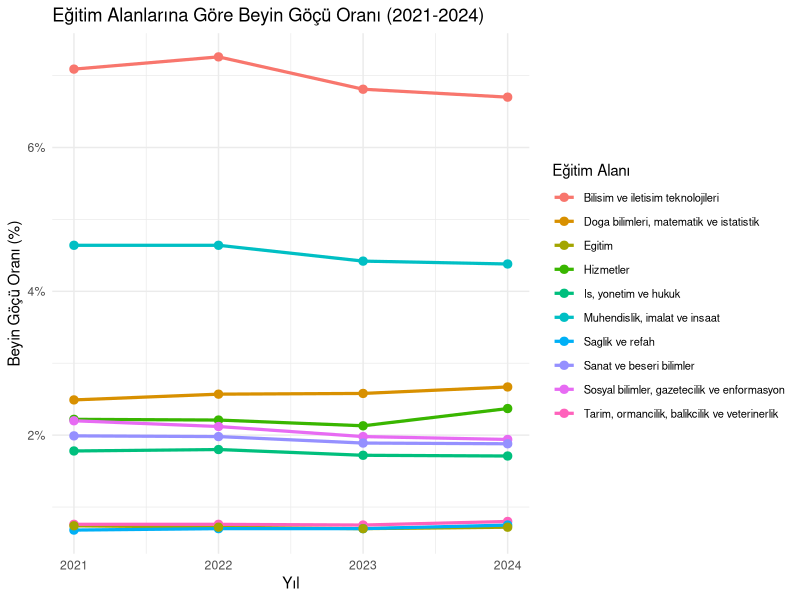
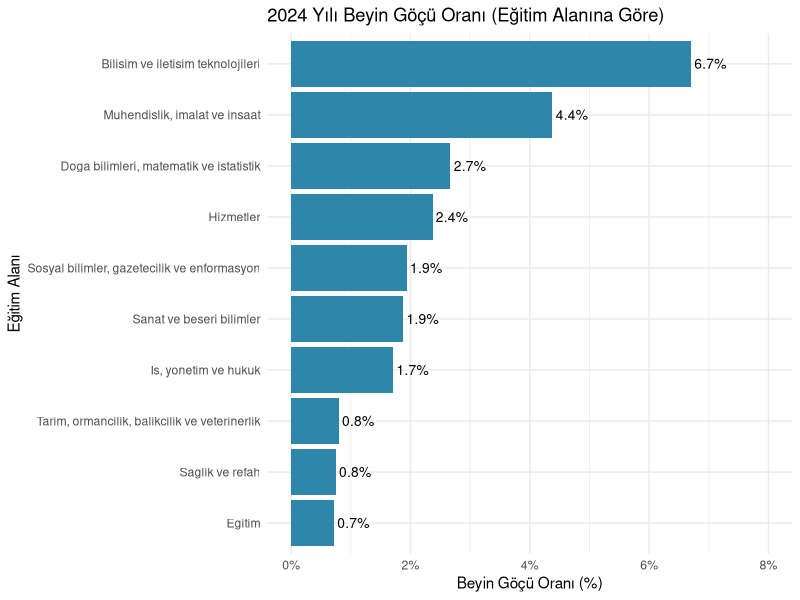
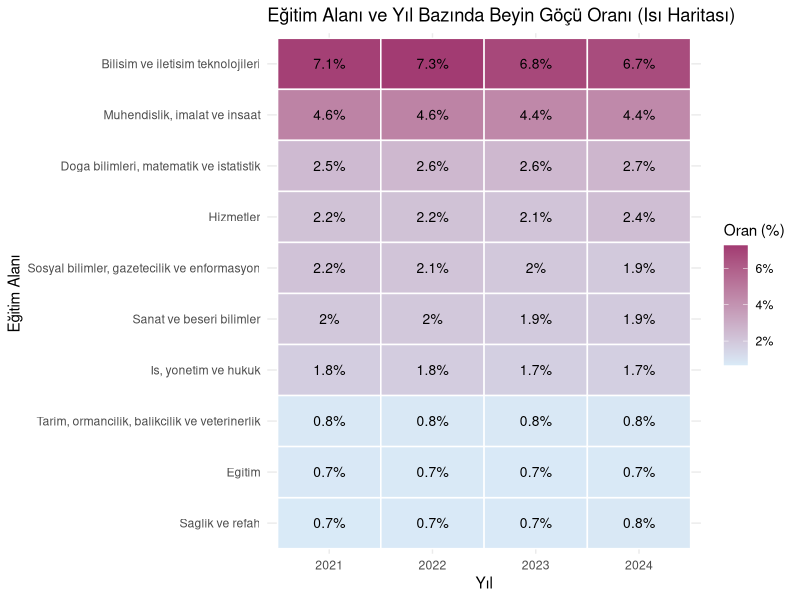
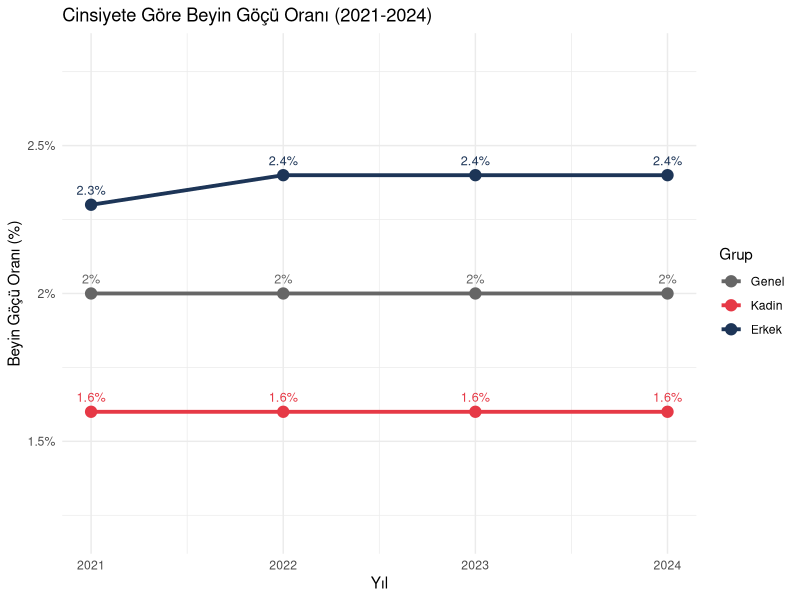
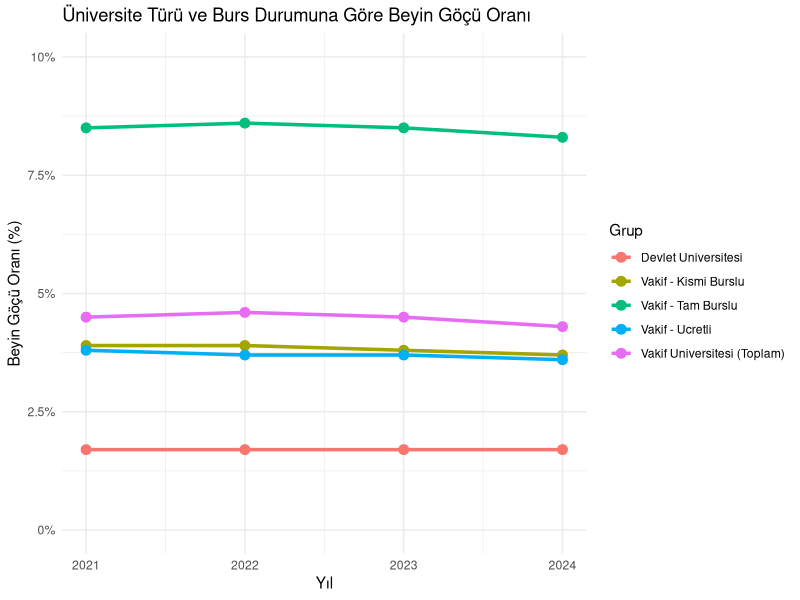
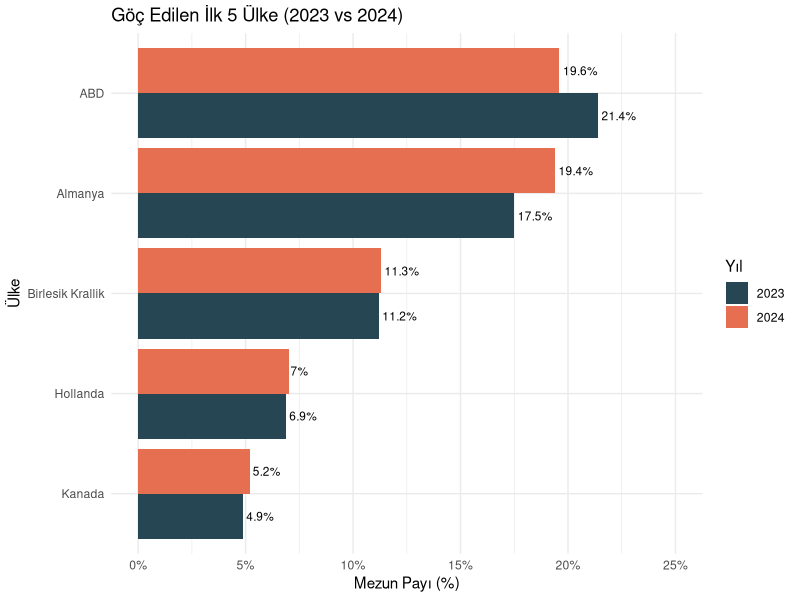
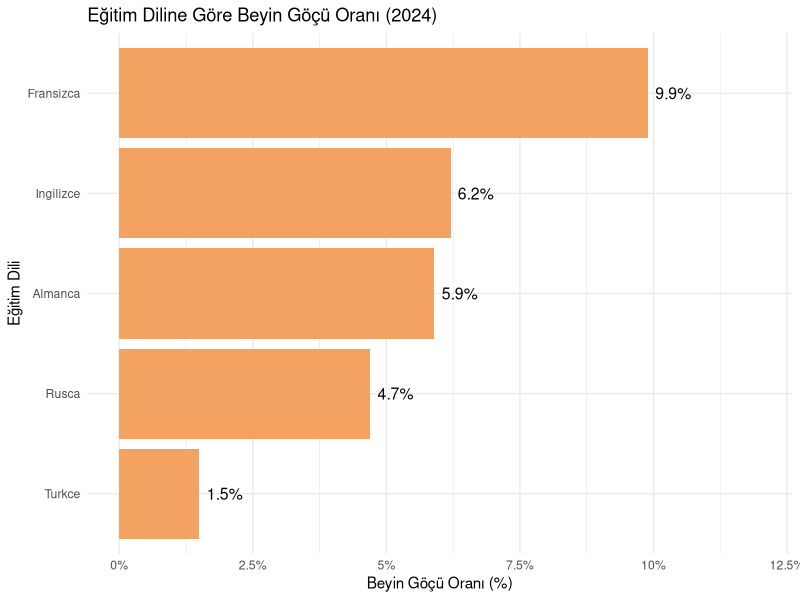
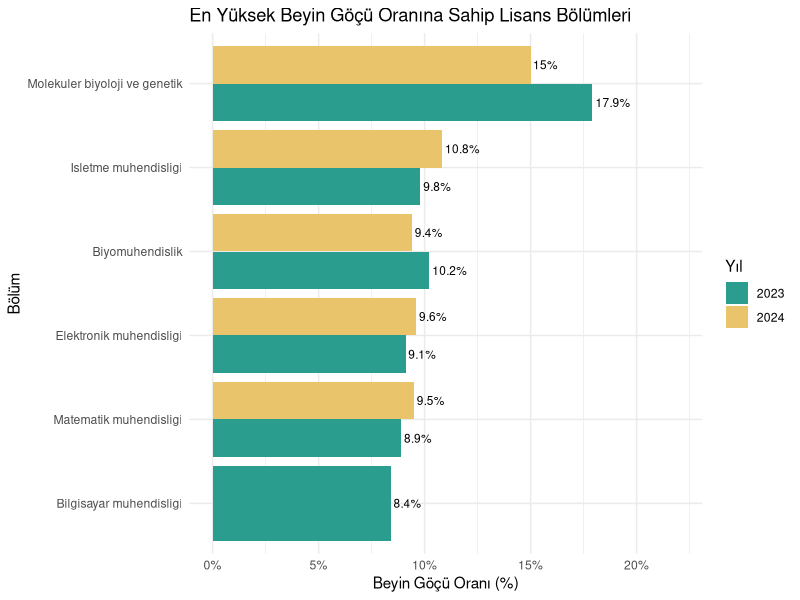

Write R code to recreate these figures, in order.
## ---- chunk 1
#| label: setup-veri
#| include: false



library(tidyverse)
library(readxl)
library(knitr)
library(broom)

# Veri dosyalarını oku (data/ klasöründe olmalılar)
veri_alanlar    <- read_excel("data/beyin_gocu_alanlar.xlsx")
veri_cinsiyet   <- read_excel("data/beyin_gocu_cinsiyet.xlsx")
veri_universite <- read_excel("data/beyin_gocu_universite.xlsx")
veri_ulke       <- read_excel("data/beyin_gocu_ulke.xlsx")
veri_dil        <- read_excel("data/beyin_gocu_dil.xlsx")
veri_bolum      <- read_excel("data/beyin_gocu_bolum.xlsx")

# Grafiklerde kullanılan özet tabloları
alan_ortalama <- veri_alanlar %>%
  group_by(Egitim_Alani) %>%
  summarise(
    Ortalama_Oran = mean(Beyin_Gocu_Orani),
    Min_Oran      = min(Beyin_Gocu_Orani),
    Max_Oran      = max(Beyin_Gocu_Orani),
    .groups = "drop"
  )

yillik_ortalama <- veri_alanlar %>%
  group_by(Yil) %>%
  summarise(Ortalama_Oran = mean(Beyin_Gocu_Orani), .groups = "drop")
## ---- chunk 2
#| label: setup
#| message: false
#| warning: false

library(tidyverse)
library(readxl)
library(scales)
library(broom)
library(knitr)

# --- 1) Ana veri: Egitim alanlarina gore beyin gocu (2021-2024) ---
veri_alanlar <- read_excel("data/beyin_gocu_alanlar.xlsx")
veri_alanlar <- veri_alanlar %>%
  mutate(
    Yil = as.integer(Yil),
    Egitim_Alani = as.character(Egitim_Alani),
    Beyin_Gocu_Orani = as.numeric(Beyin_Gocu_Orani),
    Yil_Factor = factor(Yil, levels = c(2021, 2022, 2023, 2024))
  )

# --- 2) Cinsiyete gore beyin gocu ---
veri_cinsiyet <- read_excel("data/beyin_gocu_cinsiyet.xlsx") %>%
  mutate(
    Yil = as.integer(Yil),
    Cinsiyet = factor(Cinsiyet, levels = c("Genel", "Kadin", "Erkek")),
    Beyin_Gocu_Orani = as.numeric(Beyin_Gocu_Orani)
  )

# --- 3) Universite turune gore beyin gocu ---
veri_universite <- read_excel("data/beyin_gocu_universite.xlsx") %>%
  mutate(
    Yil = as.integer(Yil),
    Universite_Turu = as.character(Universite_Turu),
    Beyin_Gocu_Orani = as.numeric(Beyin_Gocu_Orani)
  )

# --- 4) Goc edilen ulkelere gore dagilim ---
veri_ulke <- read_excel("data/beyin_gocu_ulke.xlsx") %>%
  mutate(
    Yil = as.integer(Yil),
    Ulke = as.character(Ulke),
    Pay_Yuzdesi = as.numeric(Pay_Yuzdesi)
  )

# --- 5) Egitim diline gore beyin gocu ---
veri_dil <- read_excel("data/beyin_gocu_dil.xlsx") %>%
  mutate(
    Yil = as.integer(Yil),
    Egitim_Dili = as.character(Egitim_Dili),
    Beyin_Gocu_Orani = as.numeric(Beyin_Gocu_Orani)
  )

# --- 6) En yuksek beyin gocu oranina sahip lisans bolumleri ---
veri_bolum <- read_excel("data/beyin_gocu_bolum.xlsx") %>%
  mutate(
    Yil = as.integer(Yil),
    Bolum = as.character(Bolum),
    Beyin_Gocu_Orani = as.numeric(Beyin_Gocu_Orani)
  )

# --- Ek hesaplamalar ---
alan_ortalama <- veri_alanlar %>%
  group_by(Egitim_Alani) %>%
  summarise(
    Ortalama_Oran = mean(Beyin_Gocu_Orani),
    Min_Oran = min(Beyin_Gocu_Orani),
    Max_Oran = max(Beyin_Gocu_Orani),
    .groups = "drop"
  ) %>%
  arrange(desc(Ortalama_Oran))

yillik_ortalama <- veri_alanlar %>%
  group_by(Yil) %>%
  summarise(
    Ortalama_Oran = mean(Beyin_Gocu_Orani),
    .groups = "drop"
  )
## ---- chunk 3
#| label: veri-ilk-bakis

head(veri_alanlar, 10) %>%
  kable(caption = "Eğitim alanlarına göre beyin göçü oranı verisinin ilk 10 satırı")
## ---- chunk 4
#| label: veri-kaynak-kontrol

unique(veri_alanlar$Yil)
unique(veri_alanlar$Egitim_Alani)
unique(veri_cinsiyet$Cinsiyet)
unique(veri_universite$Universite_Turu)
unique(veri_ulke$Ulke)
## ---- chunk 5
#| label: veri-yapi-boyut

str(veri_alanlar)

dim(veri_alanlar)

summary(veri_alanlar)
## ---- chunk 6
#| label: veri-genel-tablo

veri_alanlar %>%
  summarise(
    Gozlem_Sayisi = n(),
    Alan_Sayisi = n_distinct(Egitim_Alani),
    Yil_Sayisi = n_distinct(Yil),
    Genel_Ortalama_Yuzde = round(mean(Beyin_Gocu_Orani), 2),
    En_Dusuk_Yuzde = round(min(Beyin_Gocu_Orani), 2),
    En_Yuksek_Yuzde = round(max(Beyin_Gocu_Orani), 2)
  ) %>%
  kable(caption = "Ana veri setinin genel özet istatistikleri")
## ---- chunk 7
#| label: alan-bazinda-ozet

alan_ortalama %>%
  rename(
    `Eğitim Alanı` = Egitim_Alani,
    `Ortalama Oran (%)` = Ortalama_Oran,
    `Min Oran (%)` = Min_Oran,
    `Max Oran (%)` = Max_Oran
  ) %>%
  kable(digits = 2,
        caption = "Eğitim alanlarına göre 2021-2024 dönemi özet istatistikleri")
## ---- chunk 8
#| label: eksik-veri-kontrol

veri_alanlar %>%
  summarise(
    Eksik_Yil = sum(is.na(Yil)),
    Eksik_Alan = sum(is.na(Egitim_Alani)),
    Eksik_Oran = sum(is.na(Beyin_Gocu_Orani))
  ) %>%
  kable(caption = "Ana veri setinde eksik (NA) değer kontrolü")
## ---- chunk 9
#| label: temizlenmis-veri-gosterimi

veri_alanlar %>%
  filter(Egitim_Alani == "Bilisim ve iletisim teknolojileri") %>%
  kable(caption = "Bilişim alanı için temizlenmiş veri (uzun format örneği)")
## ---- chunk 10
#| label: yillik-ortalama-tablo

yillik_ortalama %>%
  rename(`Yıl` = Yil, `Ortalama Oran (%)` = Ortalama_Oran) %>%
  kable(digits = 3,
        caption = "Yıllara göre 10 alanın ortalama beyin göçü oranı")
## ---- chunk 11
#| label: grafik-alan-cizgi
#| fig-width: 11
#| fig-height: 6

ggplot(veri_alanlar,
       aes(x = Yil, y = Beyin_Gocu_Orani, color = Egitim_Alani, group = Egitim_Alani)) +
  geom_line(linewidth = 1.1) +
  geom_point(size = 2.5) +
  scale_x_continuous(breaks = 2021:2024) +
  scale_y_continuous(labels = function(x) paste0(x, "%")) +
  labs(
    title = "Eğitim Alanlarına Göre Beyin Göçü Oranı (2021-2024)",
    x = "Yıl",
    y = "Beyin Göçü Oranı (%)",
    color = "Eğitim Alanı"
  ) +
  theme_minimal() +
  theme(legend.position = "right",
        legend.text = element_text(size = 8))
## ---- chunk 12
#| label: grafik-2024-siralama
#| fig-width: 10
#| fig-height: 6

veri_alanlar %>%
  filter(Yil == 2024) %>%
  ggplot(aes(x = reorder(Egitim_Alani, Beyin_Gocu_Orani), y = Beyin_Gocu_Orani)) +
  geom_col(fill = "#2E86AB") +
  geom_text(aes(label = paste0(round(Beyin_Gocu_Orani, 1), "%")),
            hjust = -0.1, size = 3.5) +
  coord_flip() +
  scale_y_continuous(labels = function(x) paste0(x, "%"),
                     limits = c(0, 8)) +
  labs(
    title = "2024 Yılı Beyin Göçü Oranı (Eğitim Alanına Göre)",
    x = "Eğitim Alanı",
    y = "Beyin Göçü Oranı (%)"
  ) +
  theme_minimal()
## ---- chunk 13
#| label: grafik-isi-haritasi
#| fig-width: 10
#| fig-height: 6

veri_alanlar %>%
  ggplot(aes(x = factor(Yil), y = reorder(Egitim_Alani, Beyin_Gocu_Orani),
             fill = Beyin_Gocu_Orani)) +
  geom_tile(color = "white", linewidth = 0.5) +
  geom_text(aes(label = paste0(round(Beyin_Gocu_Orani, 1), "%")),
            color = "black", size = 3.5) +
  scale_fill_gradient(low = "#D9EAF7", high = "#A23B72",
                      labels = function(x) paste0(x, "%")) +
  labs(
    title = "Eğitim Alanı ve Yıl Bazında Beyin Göçü Oranı (Isı Haritası)",
    x = "Yıl",
    y = "Eğitim Alanı",
    fill = "Oran (%)"
  ) +
  theme_minimal()
## ---- chunk 14
#| label: grafik-cinsiyet
#| fig-width: 9
#| fig-height: 5

veri_cinsiyet %>%
  ggplot(aes(x = Yil, y = Beyin_Gocu_Orani, color = Cinsiyet, group = Cinsiyet)) +
  geom_line(linewidth = 1.3) +
  geom_point(size = 3.5) +
  geom_text(aes(label = paste0(Beyin_Gocu_Orani, "%")),
            vjust = -1, size = 3.2, show.legend = FALSE) +
  scale_x_continuous(breaks = 2021:2024) +
  scale_y_continuous(labels = function(x) paste0(x, "%"),
                     limits = c(1.2, 2.8)) +
  scale_color_manual(values = c("Genel" = "#666666",
                                "Kadin" = "#E63946",
                                "Erkek" = "#1D3557")) +
  labs(
    title = "Cinsiyete Göre Beyin Göçü Oranı (2021-2024)",
    x = "Yıl",
    y = "Beyin Göçü Oranı (%)",
    color = "Grup"
  ) +
  theme_minimal()
## ---- chunk 15
#| label: grafik-universite
#| fig-width: 10
#| fig-height: 5.5

veri_universite %>%
  ggplot(aes(x = Yil, y = Beyin_Gocu_Orani,
             color = Universite_Turu, group = Universite_Turu)) +
  geom_line(linewidth = 1.2) +
  geom_point(size = 3) +
  scale_x_continuous(breaks = 2021:2024) +
  scale_y_continuous(labels = function(x) paste0(x, "%"),
                     limits = c(0, 10)) +
  labs(
    title = "Üniversite Türü ve Burs Durumuna Göre Beyin Göçü Oranı",
    x = "Yıl",
    y = "Beyin Göçü Oranı (%)",
    color = "Grup"
  ) +
  theme_minimal()
## ---- chunk 16
#| label: grafik-ulke
#| fig-width: 10
#| fig-height: 5.5

veri_ulke %>%
  ggplot(aes(x = reorder(Ulke, Pay_Yuzdesi), y = Pay_Yuzdesi, fill = factor(Yil))) +
  geom_col(position = "dodge") +
  geom_text(aes(label = paste0(Pay_Yuzdesi, "%")),
            position = position_dodge(width = 0.9),
            hjust = -0.1, size = 3) +
  coord_flip() +
  scale_y_continuous(labels = function(x) paste0(x, "%"),
                     limits = c(0, 25)) +
  scale_fill_manual(values = c("2023" = "#264653", "2024" = "#E76F51")) +
  labs(
    title = "Göç Edilen İlk 5 Ülke (2023 vs 2024)",
    x = "Ülke",
    y = "Mezun Payı (%)",
    fill = "Yıl"
  ) +
  theme_minimal()
## ---- chunk 17
#| label: grafik-dil
#| fig-width: 9
#| fig-height: 5

veri_dil %>%
  ggplot(aes(x = reorder(Egitim_Dili, Beyin_Gocu_Orani), y = Beyin_Gocu_Orani)) +
  geom_col(fill = "#F4A261") +
  geom_text(aes(label = paste0(Beyin_Gocu_Orani, "%")),
            hjust = -0.2, size = 4) +
  coord_flip() +
  scale_y_continuous(labels = function(x) paste0(x, "%"),
                     limits = c(0, 12)) +
  labs(
    title = "Eğitim Diline Göre Beyin Göçü Oranı (2024)",
    x = "Eğitim Dili",
    y = "Beyin Göçü Oranı (%)"
  ) +
  theme_minimal()
## ---- chunk 18
#| label: grafik-bolum
#| fig-width: 11
#| fig-height: 6

veri_bolum %>%
  ggplot(aes(x = reorder(Bolum, Beyin_Gocu_Orani),
             y = Beyin_Gocu_Orani, fill = factor(Yil))) +
  geom_col(position = "dodge") +
  geom_text(aes(label = paste0(Beyin_Gocu_Orani, "%")),
            position = position_dodge(width = 0.9),
            hjust = -0.1, size = 3) +
  coord_flip() +
  scale_y_continuous(labels = function(x) paste0(x, "%"),
                     limits = c(0, 22)) +
  scale_fill_manual(values = c("2023" = "#2A9D8F", "2024" = "#E9C46A")) +
  labs(
    title = "En Yüksek Beyin Göçü Oranına Sahip Lisans Bölümleri",
    x = "Bölüm",
    y = "Beyin Göçü Oranı (%)",
    fill = "Yıl"
  ) +
  theme_minimal()
## ---- chunk 19
#| label: grafik-boxplot
#| fig-width: 10
#| fig-height: 6

veri_alanlar %>%
  ggplot(aes(x = reorder(Egitim_Alani, Beyin_Gocu_Orani, FUN = median),
             y = Beyin_Gocu_Orani, fill = Egitim_Alani)) +
  geom_boxplot(alpha = 0.7) +
  geom_jitter(width = 0.1, size = 1.5, alpha = 0.6) +
  coord_flip() +
  scale_y_continuous(labels = function(x) paste0(x, "%")) +
  labs(
    title = "Eğitim Alanı Bazında Beyin Göçü Oranı Dağılımı (2021-2024)",
    x = "Eğitim Alanı",
    y = "Beyin Göçü Oranı (%)"
  ) +
  theme_minimal() +
  theme(legend.position = "none")
## ---- chunk 20
#| label: trend-degisim

trend_tablo <- veri_alanlar %>%
  filter(Yil %in% c(2021, 2024)) %>%
  pivot_wider(names_from = Yil, values_from = Beyin_Gocu_Orani,
              names_prefix = "Yil_") %>%
  mutate(
    Mutlak_Degisim = round(Yil_2024 - Yil_2021, 2),
    Yuzde_Degisim = round((Yil_2024 - Yil_2021) / Yil_2021 * 100, 2),
    Yon = case_when(
      Mutlak_Degisim > 0.05 ~ "Artis",
      Mutlak_Degisim < -0.05 ~ "Azalis",
      TRUE ~ "Sabit"
    )
  ) %>%
  arrange(desc(Mutlak_Degisim))

trend_tablo %>%
  rename(
    `Eğitim Alanı` = Egitim_Alani,
    `2021 (%)` = Yil_2021,
    `2024 (%)` = Yil_2024,
    `Mutlak Değişim (puan)` = Mutlak_Degisim,
    `Yüzde Değişim (%)` = Yuzde_Degisim,
    `Yön` = Yon
  ) %>%
  kable(caption = "2021'den 2024'e Eğitim Alanı Bazında Değişim Analizi")
## ---- chunk 21
#| label: grafik-trend-degisim
#| fig-width: 10
#| fig-height: 5.5

trend_tablo %>%
  ggplot(aes(x = reorder(Egitim_Alani, Mutlak_Degisim),
             y = Mutlak_Degisim, fill = Yon)) +
  geom_col() +
  geom_text(aes(label = sprintf("%+.2f", Mutlak_Degisim)),
            hjust = ifelse(trend_tablo$Mutlak_Degisim >= 0, -0.1, 1.1),
            size = 3.5) +
  coord_flip() +
  scale_fill_manual(values = c("Artis" = "#E63946",
                               "Azalis" = "#06A77D",
                               "Sabit" = "#888888")) +
  labs(
    title = "2021-2024 Döneminde Beyin Göçü Oranı Değişimi (Mutlak Puan)",
    subtitle = "Pozitif değerler artışı, negatif değerler azalışı gösterir",
    x = "Eğitim Alanı",
    y = "2024 - 2021 (puan)",
    fill = "Yön"
  ) +
  theme_minimal()
## ---- chunk 22
#| label: model-fit

model_sonuclari <- veri_alanlar %>%
  group_by(Egitim_Alani) %>%
  do(tidy(lm(Beyin_Gocu_Orani ~ Yil, data = .))) %>%
  ungroup()

egilim_tablosu <- model_sonuclari %>%
  filter(term == "Yil") %>%
  select(Egitim_Alani, estimate, std.error, statistic, p.value) %>%
  mutate(
    Anlamlilik = case_when(
      p.value < 0.05 ~ "Anlamli (p<0.05)",
      p.value < 0.10 ~ "Marjinal (p<0.10)",
      TRUE ~ "Anlamsiz"
    )
  ) %>%
  arrange(estimate) %>%
  rename(
    `Eğitim Alanı` = Egitim_Alani,
    `Eğilim Katsayısı (β₁)` = estimate,
    `Standart Hata` = std.error,
    `t Değeri` = statistic,
    `p Değeri` = p.value,
    `Anlamlılık` = Anlamlilik
  )

egilim_tablosu %>%
  kable(digits = 4,
        caption = "Eğitim alanı bazında doğrusal trend modeli sonuçları")
## ---- chunk 23
#| label: grafik-model-fit
#| fig-width: 12
#| fig-height: 7

veri_alanlar %>%
  ggplot(aes(x = Yil, y = Beyin_Gocu_Orani)) +
  geom_point(size = 2, color = "#264653") +
  geom_smooth(method = "lm", se = TRUE, color = "#E76F51", fill = "#F4A261", alpha = 0.3) +
  facet_wrap(~ Egitim_Alani, scales = "free_y", ncol = 4) +
  scale_x_continuous(breaks = c(2021, 2023)) +
  scale_y_continuous(labels = function(x) paste0(x, "%")) +
  labs(
    title = "Eğitim Alanı Bazında Doğrusal Trend Modeli",
    subtitle = "Gri bant: %95 güven aralığı",
    x = "Yıl",
    y = "Beyin Göçü Oranı (%)"
  ) +
  theme_minimal() +
  theme(strip.text = element_text(size = 8))
## ---- chunk 24
#| label: nihai-ozet

veri_alanlar %>%
  group_by(Egitim_Alani) %>%
  summarise(
    `Ortalama Oran (%)` = round(mean(Beyin_Gocu_Orani), 2),
    `2021 (%)` = round(Beyin_Gocu_Orani[Yil == 2021], 2),
    `2024 (%)` = round(Beyin_Gocu_Orani[Yil == 2024], 2),
    `Degisim (puan)` = round(Beyin_Gocu_Orani[Yil == 2024] - Beyin_Gocu_Orani[Yil == 2021], 2),
    .groups = "drop"
  ) %>%
  arrange(desc(`Ortalama Oran (%)`)) %>%
  rename(`Eğitim Alanı` = Egitim_Alani) %>%
  kable(caption = "Nihai Özet Tablo: Eğitim Alanlarına Göre 2021-2024 Beyin Göçü Oranları")
